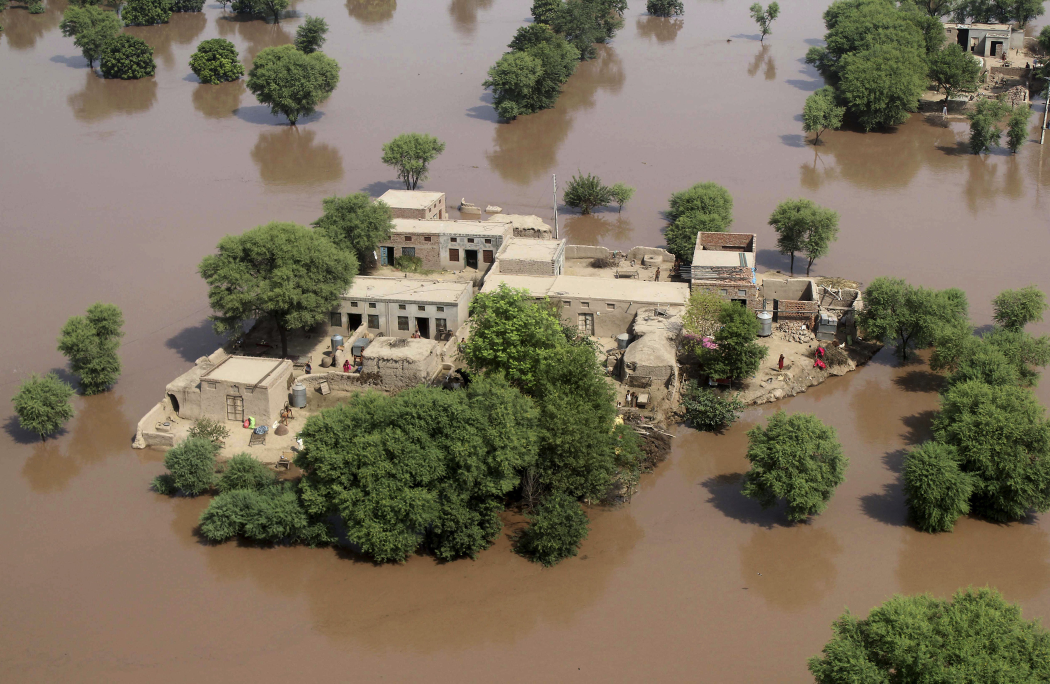
#> input picture dataset/images/1000.jpg, 2100 x 1367 px (shown at 1/2 size); its folder holds only this picture in this run
$ jupyter execute flood.ipynb
#> lines starting #> are read from the running program, lines starting #| are printed output that depends on the picture
[cell 1]
# Import library yang diperlukan
import numpy as np
import pandas as pd
import matplotlib.pyplot as plt
import cv2
import os
from sklearn.cluster import KMeans
from sklearn.metrics import silhouette_score

# Langkah 1: Tentukan path dataset
dataset_path = "dataset/images"  # Ganti dengan path dataset Anda
output_folder = "hasil_segmentasi"  # Folder untuk menyimpan hasil segmentasi

# Buat folder output jika belum ada
if not os.path.exists(output_folder):
    os.makedirs(output_folder)

# Langkah 2: List semua file gambar dalam dataset (semua ekstensi)
valid_extensions = ['.jpg', '.jpeg', '.png', '.bmp', '.tiff', '.gif']
# image_files = [os.path.join(dataset_path, f) for f in os.listdir(dataset_path) if os.path.splitext(f)[1].lower() in valid_extensions]
image_files = [
    os.path.normpath(os.path.join(dataset_path, f))
    for f in os.listdir(dataset_path)
    if os.path.splitext(f)[1].lower() in valid_extensions
]

# Langkah 3: Buat list untuk menyimpan hasil analisis
all_results = []

# Langkah 4: Loop melalui setiap gambar dalam dataset
for image_file in image_files:
    # Load gambar
    image = cv2.imread(image_file)
#> image is the input picture: shape (1367, 2100, 3); mean B, G, R 93.9, 113.9, 124.7

    # Pengecekan: Apakah gambar berhasil dibaca?
    if image is None:
        print(f"Gagal membaca gambar: {image_file}")
        continue  # Lanjut ke gambar berikutnya

    # Convert ke RGB
    image = cv2.cvtColor(image, cv2.COLOR_BGR2RGB)
    image = cv2.resize(image, (512, 512))
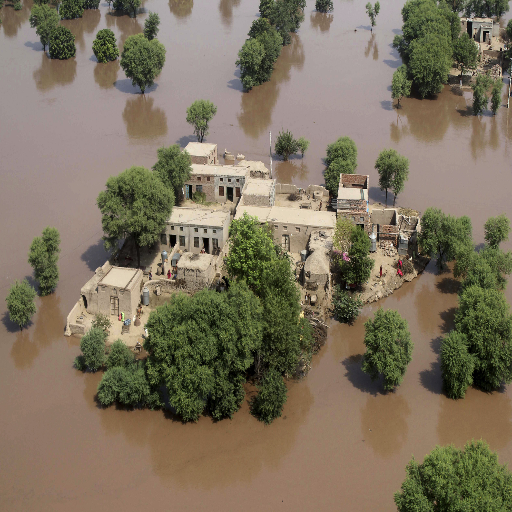
#> image: shape (512, 512, 3); mean R, G, B 124.6, 113.8, 93.8

    # Langkah 5: Analisis warna (histogram dan intensitas)
    mean_intensity = np.mean(image, axis=(0, 1))  # Rata-rata intensitas warna (R, G, B)
#> mean_intensity = [124.6, 113.8, 93.83]
    std_intensity = np.std(image, axis=(0, 1))    # Standar deviasi intensitas warna (R, G, B)
#> std_intensity = [47.37, 40.24, 44.45]

    # Langkah 6: Reshape gambar untuk K-Means Clustering
    pixel_values = image.reshape((-1, 3))  # Ubah gambar menjadi array 2D (setiap baris adalah pixel RGB)

    # Langkah 7: Terapkan K-Means Clustering
    kmeans = KMeans(n_clusters=2)  # Gunakan 2 cluster (banjir dan non-banjir)
    kmeans.fit(pixel_values)
    labels = kmeans.labels_
    silhouette_avg = silhouette_score(pixel_values, labels)

    # Langkah 8: Bentuk kembali hasil clustering ke bentuk gambar
    segmented_image = labels.reshape(image.shape[0], image.shape[1])

    # Langkah 9: Hitung luas area banjir
    flood_area = np.sum(segmented_image == 1)  # Asumsikan cluster 1 adalah area banjir
    total_pixels = segmented_image.shape[0] * segmented_image.shape[1]  # Total pixel dalam gambar
    flood_percentage = (flood_area / total_pixels) * 100  # Persentase area banjir

    # Langkah 10: Simpan hasil analisis ke dalam dictionary
    results = {
        'image_file': image_file,
        'mean_intensity_r': mean_intensity[0],
        'mean_intensity_g': mean_intensity[1],
        'mean_intensity_b': mean_intensity[2],
        'std_intensity_r': std_intensity[0],
        'std_intensity_g': std_intensity[1],
        'std_intensity_b': std_intensity[2],
        'flood_area_pixels': flood_area,
        'flood_percentage': flood_percentage,
        'silhoutte_score': silhouette_avg,
    }

    # Tambahkan hasil ke list
    all_results.append(results)

    # Langkah 11: Visualisasi gambar dan hasil segmentasi
    plt.figure(figsize=(10, 5))

    # Tampilkan gambar asli
    plt.subplot(1, 2, 1)
    plt.imshow(image)
    plt.title("Gambar Asli")
    plt.axis('off')

    # Tampilkan hasil segmentasi
    plt.subplot(1, 2, 2)
    plt.imshow(segmented_image, cmap='gray')
    plt.title("Hasil Segmentasi (K-Means)")
    plt.axis('off')

    # Simpan hasil segmentasi ke folder output
    output_file = os.path.join(output_folder, os.path.basename(image_file))
    plt.savefig(output_file)
    plt.close()

# Langkah 12: Simpan semua hasil analisis ke dalam file CSV
df_all_results = pd.DataFrame(all_results)
df_all_results.to_csv('all_flood_analysis_results.csv', index=False)

print("Analisis selesai. Hasil disimpan di 'all_flood_analysis_results.csv' dan gambar segmentasi disimpan di folder 'hasil_segmentasi'.")
